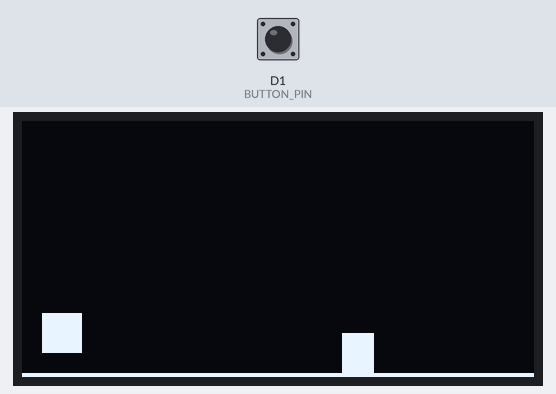
The sketch below on a simulated ESP8266 (NodeMCU). Shown: 128×64 one-colour display. Inputs (shaded band) come from the test bench; at power-on: D1 (BUTTON_PIN) HIGH.

Above: at 1.22 s.
1.3 s: D1 (BUTTON_PIN) pulled LOW for 0.15 s
At 1.37 s:
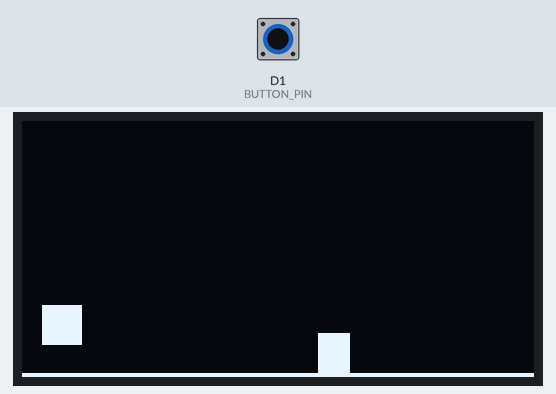
3.0 s: D1 (BUTTON_PIN) pulled LOW for 3.2 s
At 4.91 s:
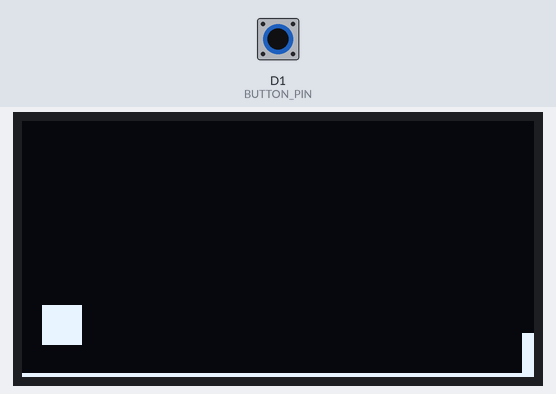
9.1 s: D1 (BUTTON_PIN) pulled LOW for 1 s
At 9.81 s:
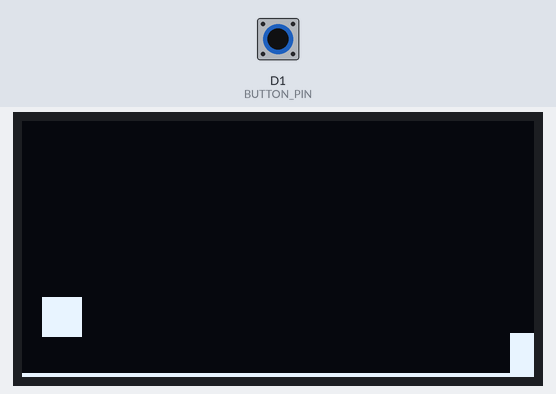
11.6 s: D1 (BUTTON_PIN) pulled LOW for 0.15 s
At 13.2 s:
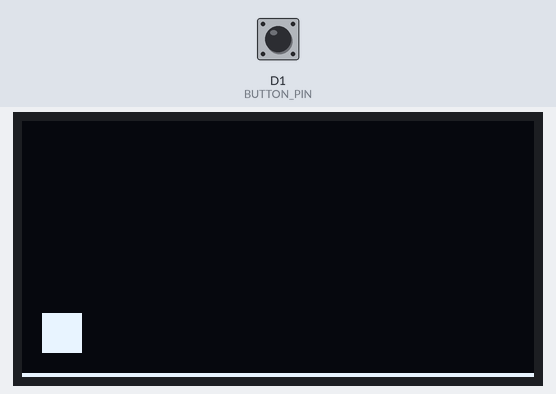

The sketch:

dinogame_arduino.ino
```cpp
#include <Adafruit_GFX.h>
#include <Adafruit_SSD1306.h>
#include <SPI.h>

// OLED settings
#define SCREEN_WIDTH 128
#define SCREEN_HEIGHT 64

#define OLED_MOSI   D7  // GPIO13
#define OLED_CLK    D5  // GPIO14
#define OLED_DC     D3  // GPIO0
#define OLED_CS     D8  // GPIO15
#define OLED_RESET  D4  // GPIO2

Adafruit_SSD1306 display(SCREEN_WIDTH, SCREEN_HEIGHT,
  &SPI, OLED_DC, OLED_RESET, OLED_CS);

// Dino settings
int dinoY = 48;        // Ground position
int jumpHeight = 20;   // Jump height
bool isJumping = false;
int jumpProgress = 0;

// Obstacle settings
int obstacleX = SCREEN_WIDTH;

// Button pin
#define BUTTON_PIN D1  // GPIO5

void setup() {
  pinMode(BUTTON_PIN, INPUT_PULLUP);  // Button with internal pull-up
  display.begin(SSD1306_SWITCHCAPVCC);
  display.clearDisplay();
  display.display();
}

void loop() {
  // Read button (LOW when pressed)
  if (digitalRead(BUTTON_PIN) == LOW && !isJumping) {
    isJumping = true;
    jumpProgress = 0;
  }

  // Handle jump animation
  if (isJumping) {
    if (jumpProgress < 10) dinoY -= 2;       // going up
    else if (jumpProgress < 20) dinoY += 2;  // going down
    jumpProgress++;
    if (jumpProgress >= 20) {
      isJumping = false;
      dinoY = 48; // back to ground
    }
  }

  // Move obstacle
  obstacleX -= 3;
  if (obstacleX < -10) obstacleX = SCREEN_WIDTH;

  // Collision detection
  if (obstacleX < 20 && obstacleX > 5 && dinoY > 40) {
    gameOver();
  }

  // Draw everything
  display.clearDisplay();

  // Ground line
  display.drawLine(0, 63, SCREEN_WIDTH, 63, SSD1306_WHITE);

  // Dino (10x10 square)
  display.fillRect(5, dinoY, 10, 10, SSD1306_WHITE);

  // Obstacle (cactus block)
  display.fillRect(obstacleX, 53, 8, 10, SSD1306_WHITE);

  display.display();

  delay(50);
}

void gameOver() {
  display.clearDisplay();
  display.setTextSize(2);
  display.setTextColor(SSD1306_WHITE);
  display.setCursor(20, 20);
  display.println("GAME OVER");
  display.display();
  delay(2000);
  obstacleX = SCREEN_WIDTH; // reset obstacle
}
```
